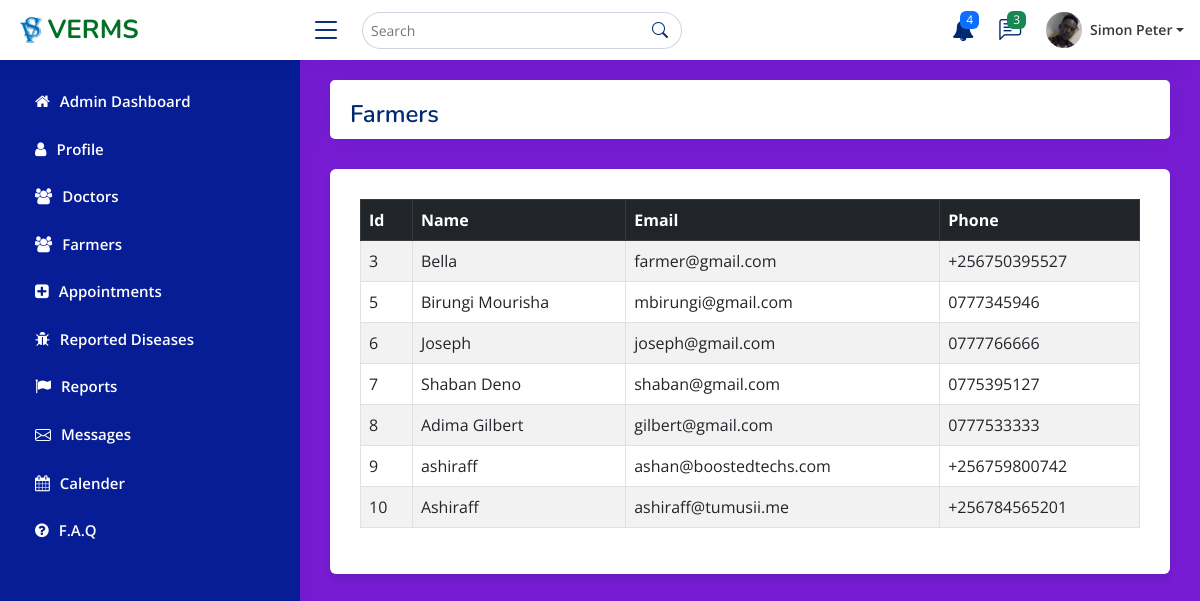
Before: /admin/pages-farmers.php with the older database file.
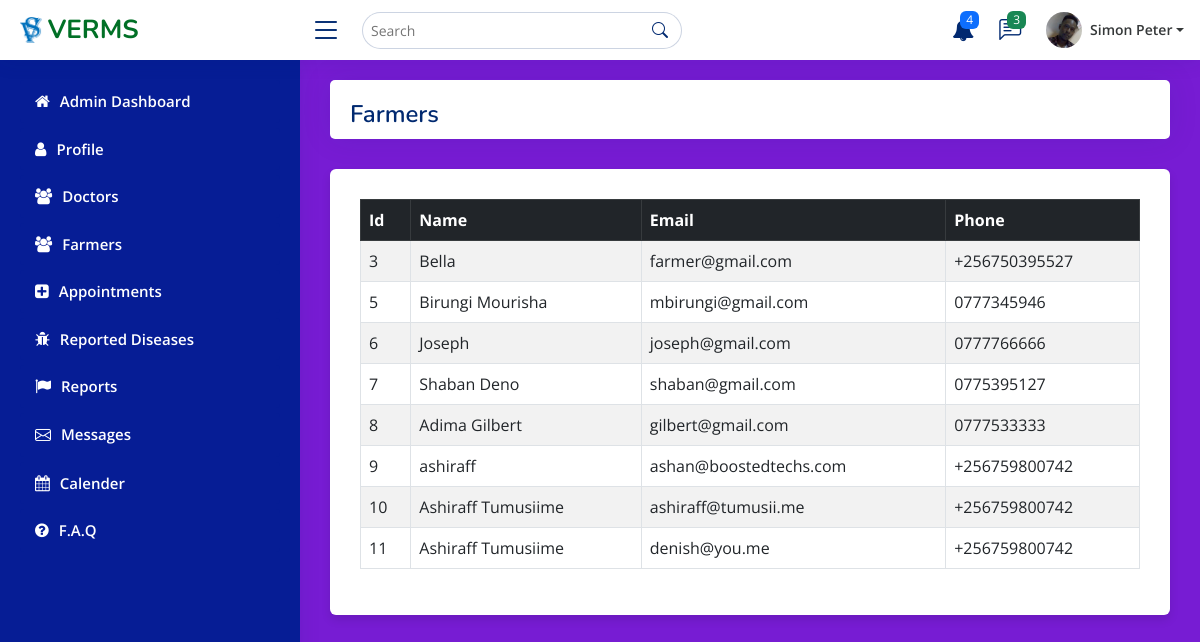
After: the same page with the newer database file.
### tables this page shows
CREATE TABLE `user` (
  `user_Id` int NOT NULL AUTO_INCREMENT,
  `name` varchar(255) NOT NULL,
  `email` varchar(255) NOT NULL,
  `phone` varchar(13) NOT NULL,
  `user_type` varchar(50) NOT NULL,
  `description` text,
  `job` char(100) DEFAULT NULL,
  `country` char(100) DEFAULT NULL,
  `company` char(100) DEFAULT NULL,
  `address` char(200) DEFAULT NULL,
  `password` char(64) NOT NULL DEFAULT '03ac674216f3e15c761ee1a5e255f067953623c8b388b4459e13f978d7c846f4',
  PRIMARY KEY (`user_Id`)
);

### admin/pages-farmers.php (the view, shortened to what this page needs)
<!DOCTYPE html>
<html lang="en">
<head>
    <link href="assets/vendor/bootstrap/css/bootstrap.min.css" rel="stylesheet">
  <link href="assets/vendor/bootstrap-icons/bootstrap-icons.css" rel="stylesheet">
  <link href="assets/vendor/boxicons/css/boxicons.min.css" rel="stylesheet">
  <link href="assets/vendor/quill/quill.snow.css" rel="stylesheet">
  <link href="assets/vendor/quill/quill.bubble.css" rel="stylesheet">
  <link href="assets/vendor/remixicon/remixicon.css" rel="stylesheet">
  <link href="assets/vendor/simple-datatables/style.css" rel="stylesheet">
  <link rel="stylesheet" href="assets/css/datatables.min.css">
  <link rel="stylesheet" href="assets/vendor/font-awesome/css/font-awesome.min.css">
  <link href="assets/css/main.css" rel="stylesheet">
</head>
<?php
include 'config.php';
$retreive = "SELECT * FROM user WHERE user_Type = 'farmer'";
$sql_query = mysqli_query($conn, $retreive);
?>
  <body>
  <header id="header" class="header fixed-top d-flex align-items-center">
    <div class="d-flex align-items-center justify-content-between">
      <a href="admin_page.php" class="logo d-flex align-items-center">
        <img src="assets/img/logo.png" alt="">
        <span class="d-none d-lg-block">VERMS</span>
      </a>
      <i class="bi bi-list toggle-sidebar-btn"></i>
    </div>
    <div class="search-bar">
      <form class="search-form d-flex align-items-center" method="POST" action="#">
        <input type="text" name="query" placeholder="Search" title="Enter search keyword">
        <button type="submit" title="Search"><i class="bi bi-search"></i></button>
      </form>
    </div>
    <nav class="header-nav ms-auto">
      <ul class="d-flex align-items-center">
        <li class="nav-item dropdown">
<a class="nav-link nav-icon" href="#" data-bs-toggle="dropdown">
<i class="fa fa-bell" aria-hidden="true"></i>
  <span class="badge bg-primary badge-number">4</span>
</a>
</li>
<li class="nav-item dropdown">
<a class="nav-link nav-icon" href="#" data-bs-toggle="dropdown">
  <i class="bi bi-chat-left-text"></i>
  <span class="badge bg-success badge-number">3</span>
</a>
</li>
<li class="nav-item dropdown pe-3">
<a class="nav-link nav-profile d-flex align-items-center pe-0" href="#" data-bs-toggle="dropdown">
  <img src="assets/img/profile.jpg" alt="Profile" class="rounded-circle">
  <span class="d-none d-md-block dropdown-toggle ps-2">Simon Peter</span>
</a>
</li>
</ul>
</nav>
  </header>
  <aside id="sidebar" class="sidebar">
    <ul class="sidebar-nav" id="sidebar-nav">
      <li class="nav-item">
        <a class="nav-link " href="admin_page.php">
        <i class="fa fa-home" aria-hidden="true"></i>
          <span>Admin Dashboard</span>
        </a>
      </li>
      <li class="nav-item">
        <a class="nav-link collapsed" href="users-profile.php">
        <i class="fa fa-user" aria-hidden="true"></i>
          <span>Profile</span>
        </a>
      </li>
      <li class="nav-item">
        <a class="nav-link collapsed" href="pages-doctors.php">
        <i class="fa fa-users" aria-hidden="true"></i>
          <span>Doctors</span>
        </a>
      </li>
      <li class="nav-item">
        <a class="nav-link collapsed" href="pages-farmers.php">
        <i class="fa fa-users" aria-hidden="true"></i>
          <span>Farmers</span>
        </a>
      </li>
      <li class="nav-item">
        <a class="nav-link collapsed" href="pages-appointments.php">
        <i class="fa fa-plus-square" aria-hidden="true"></i>
          <span>Appointments</span>
        </a>
      </li>
      <li class="nav-item">
        <a class="nav-link collapsed" href="pages-diseases.php">
        <i class="fa fa-bug" aria-hidden="true"></i>
          <span>Reported Diseases</span>
        </a>
      </li>
      <li class="nav-item">
        <a class="nav-link collapsed" href="pages-reports.php">
        <i class="fa fa-flag" aria-hidden="true"></i>
          <span>Reports</span>
        </a>
      </li>
      <li class="nav-item">
        <a class="nav-link collapsed" href="pages-messages.php">
          <i class="bi bi-envelope"></i>
          <span>Messages</span>
        </a>
      </li>
      <li class="nav-item">
        <a class="nav-link collapsed" href="pages-calender.php">
        <i class="fa fa-calendar" aria-hidden="true"></i>
          <span>Calender</span>
        </a>
      </li>
      <li class="nav-item">
        <a class="nav-link collapsed" href="pages-faq.php">
        <i class="fa fa-question-circle" aria-hidden="true"></i>
          <span>F.A.Q</span>
        </a>
      </li>
    </ul>
  </aside>
  <main id="main" class="main">
<div class="col-12">
              <div class="card">
                <div class="pagetitle">
                  <h1>Farmers</h1>
                </div>
              </div>
              <div class="container">
        <div class="row">
            <div class="col-12">
                <div class="data_table">
                    <table id="example" class="table table-striped table-bordered">
                      <thead class="table-dark">
                      <tr>
                                <th>Id</th>
                                <th>Name</th>
                                <th>Email</th>
                                <th>Phone</th>
                            </tr>
                        </thead>
                        <tbody>
                        <?php
                  while ($rows = mysqli_fetch_assoc($sql_query) ) {
                  ?>
                            <tr>
                                <td><?php   echo $rows['user_Id']; ?></td>
                                <td><?php   echo $rows['name']; ?></td>
                                <td><?php   echo $rows['email']; ?></td>
                                <td><?php   echo $rows['phone']; ?></td>
                            </tr>
                            <?php
                          }
                           ?>
                        </tbody>
                    </table>
                </div>
            </div>
        </div>
  </main>
</body>
</html>

### admin/assets/css/main.css (style rules this page uses)
:root { scroll-behavior: smooth; }
body { font-family: "Open Sans", sans-serif; background: #771cd3; color: #444444; }
a { color: #4154f1; text-decoration: none; }
h1, h2, h3, h4, h5, h6 { font-family: "Nunito", sans-serif; }
#main { margin-top: 60px; padding: 20px 30px; transition: all 0.3s; }
.pagetitle { margin-top: 20px; margin-bottom: 10px; margin-left: 20px; }
.pagetitle h1 { font-size: 24px; margin-bottom: 0; font-weight: 600; color: #012970; }
.card { margin-bottom: 30px; border: none; border-radius: 5px; box-shadow: 0px 0 30px rgba(1, 41, 112, 0.1); }
.logo { line-height: 1; }
@media (min-width: 1200px) { .logo { width: 280px; } }
.logo img { max-height: 26px; margin-right: 6px; }
.logo span { font-size: 26px; font-weight: 700; color: #017026; font-family: "Nunito", sans-serif; }
.header { transition: all 0.5s; z-index: 997; height: 60px; box-shadow: 0px 2px 20px rgba(1, 41, 112, 0.1); background-color: #fff; padding-left: 20px; }
.header .toggle-sidebar-btn { font-size: 32px; padding-left: 10px; cursor: pointer; color: #012970; }
.header .search-bar { min-width: 360px; padding: 0 20px; }
.header .search-form { width: 100%; }
.header .search-form input { border: 0; font-size: 14px; color: #232b2b; border: 1px solid rgba(1, 41, 112, 0.2); padding: 7px 38px 7px 8px; border-radius: 30px; transition: 0.3s; width: 100%; }
.header .search-form button { border: 0; padding: 0; margin-left: -30px; background: none; }
.header .search-form button i { color: #012970; }
.header-nav ul { list-style: none; }
.header-nav>ul { margin: 0; padding: 0; }
.header-nav .nav-icon { font-size: 22px; color: #012970; margin-right: 25px; position: relative; }
.header-nav .nav-profile { color: #353839; }
.header-nav .nav-profile img { max-height: 36px; }
.header-nav .nav-profile span { font-size: 14px; font-weight: 600; }
.header-nav .badge-number { position: absolute; inset: -2px -5px auto auto; font-weight: normal; font-size: 12px; padding: 3px 6px; }
.sidebar { position: fixed; top: 60px; left: 0; bottom: 0; width: 300px; z-index: 996; transition: all 0.3s; padding: 20px; overflow-y: auto; scrollbar-width: thin; scrollbar-color: #aab7cf transparent; box-shadow: 0px 0px 20px rgba(1, 41, 112, 0.1); background-color: #061d95; }
@media (min-width: 1200px) { #main, #footer { margin-left: 300px; } }
.sidebar-nav { padding: 0; margin: 0; list-style: none; }
.sidebar-nav li { padding: 0; margin: 0; list-style: none; }
.sidebar-nav .nav-item { margin-bottom: 5px; }
.sidebar-nav .nav-link { display: flex; align-items: center; font-size: 15px; font-weight: 600; color: #fff; transition: 0.3; background: #061d95; padding: 10px 15px; border-radius: 4px; }
.sidebar-nav .nav-link i { font-size: 16px; margin-right: 10px; color: #fff; }
.sidebar-nav .nav-link.collapsed { color: #fff; background: #061d95; }
.sidebar-nav .nav-link.collapsed i { color: #fff; }
.container { position: relative; max-width: 100%; width: 100%; border-radius: 6px; padding: 30px; background-color: #fff; box-shadow: 0 5px 10px rgba(0, 0, 0, 0.1); }

Changed rows visible on the page:
changed user "ashiraff@tumusii.me": name "Ashiraff" → "Ashiraff Tumusiime"; phone "+256784565201" → "+256759800742"
added user: user_Id "11", name "Ashiraff Tumusiime", email "denish@you.me", phone "+256759800742"
